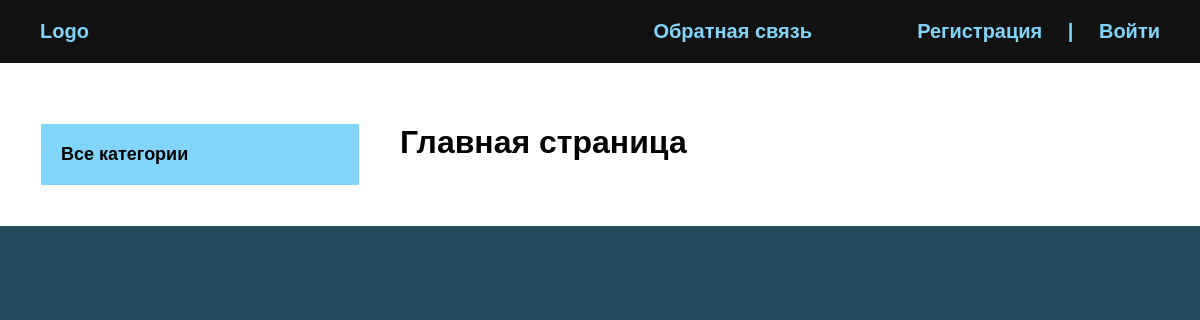
The app's page /, older data.
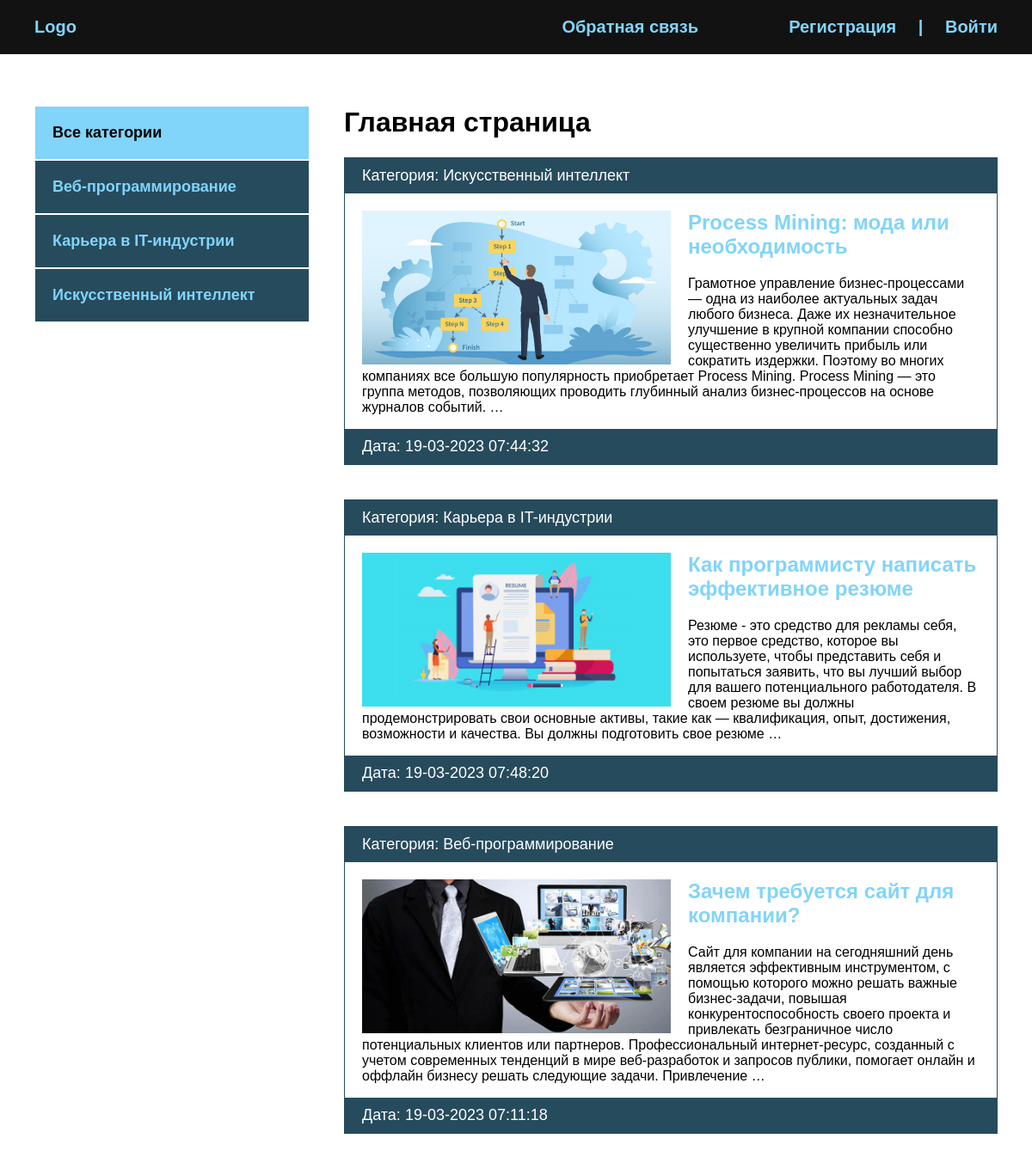
The same page, newer data.
### blog/models.py (models this page shows, shortened)
class Category(models.Model):
    name = models.CharField(max_length=100, verbose_name='Категория')
    slug = models.SlugField(max_length=200, unique=True, verbose_name="URL")
    def __str__(self):
        return self.name
    def get_absolute_url(self):
        return reverse('category', kwargs={'cat_slug': self.slug})
    class Meta:
        verbose_name = "Категория"
        verbose_name_plural = "Категории"

class Blog(models.Model):
    title = models.CharField(max_length=255, verbose_name='Название')
    slug = models.SlugField(max_length=255, unique=True, verbose_name='URL')
    content = models.TextField(blank=True, verbose_name='Контент')
    photo = models.ImageField(upload_to="photos/%Y/%m/%d/", blank=True, verbose_name='Фото')
    time_created = models.DateTimeField(auto_now_add=True, verbose_name="Дата публикации")
    time_update = models.DateTimeField(auto_now=True, verbose_name='Дата обновления')
    is_published = models.BooleanField(default=True, verbose_name='Опубликовано')
    cat = models.ForeignKey('Category', on_delete=models.PROTECT, verbose_name='Категория')
    def get_absolute_url(self):
        return reverse('post', kwargs={'post_slug': self.slug})
    class Meta:
        verbose_name = "Новость"
        verbose_name_plural = "Новости"
        ordering = ['-time_created']

### blog/views.py (the view)
# urls.py: path('', BlogHome.as_view(), name='index'),
class BlogHome(DataMixin, ListView):
    model = Blog
    template_name = 'blog/index.html'
    context_object_name = 'posts'
    def get_context_data(self, *, object_list=None, **kwargs):
        context = super().get_context_data(**kwargs)
        c_def = self.get_user_context(title='Главная страница')
        return dict(list(context.items()) + list(c_def.items()))
    def get_queryset(self):
        return Blog.objects.filter(is_published=True).select_related('cat')

### blog/utils.py (called while the page is built)
    def get_user_context(self, **kwargs):
        context = kwargs
        cats = Category.objects.annotate(Count('blog'))
        user_menu = menu.copy()
        if not self.request.user.is_authenticated:
            user_menu.pop(0)
        context['menu'] = user_menu
        context['cats'] = cats
        if 'cat_selected' not in context:
            context['cat_selected'] = 0
        return context

### blog/templates/blog/index.html
{% extends 'blog/base.html' %}
{% block content %}
{% load static %}
<h1>{{ title }}</h1>
<ul>
    {% for p in posts %}
    <li>
        <p class="first">Категория: {{ p.cat }}</p>
        <div class="text">
            {% if p.photo %}
                <img src="{{ p.photo.url }}" alt="" class="image">
            {% else %}
                <img src="{% static 'blog/default.jpg' %}" alt="" class="image">
            {% endif %}
            <h2>
                <a href="{{ p.get_absolute_url }}">
                    {{ p.title }}
                </a>
            </h2>
            <p>{{ p.content|striptags|truncatewords:50 }}</p>
        </div>
        <p class="date">Дата: {{ p.time_update|date:"d-m-Y H:i:s" }}</p>
    </li>
    {% endfor %}
</ul>
{% endblock %}

### blog/templates/blog/base.html (shortened to what this page needs)
{% load static %}
{% load blog_tags %}
<!DOCTYPE html>
<html lang="en">
<head>
    <link rel="stylesheet" href="{% static 'css/style.css' %}">
</head>
<body>
    <div class="header">
        <div class="wrap">
            <ul class="mainmenu">
                <li class="logo"><a href="{% url 'index' %}">Logo</a></li>
                {% for m in menu %}
                <li class="last"><a href="{% url m.url_name %}">{{ m.title }}</a></li>
                {% endfor %}
                {% if request.user.is_authenticated %}
                <li class="last">{{ user.username }} | <a href="{% url 'logout' %}">Выйти</a></li>
                {% else %}
                <li class="last">
                    <a href="{% url 'register' %}">Регистрация</a> | <a href="{% url 'login' %}">Войти</a>
                </li>
                {% endif %}
            </ul>
        </div>
    </div>
    <div class="content">
        <div class="wrap">
            <div class="sidebar">
                <ul>
                    {% if cat_selected == 0 %}
                    <li class="selected">Все категории</li>
                    {% else %}
                    <li><a href="{% url 'index' %}">Все категории</a></li>
                    {% endif %}
                    {% for c in cats %}
                        {% if c.blog__count > 0 %}
                            {% if c.pk == cat_selected %}
                            <li class="selected">{{ c.name }}</li>
                            {% else %}
                            <li><a href="{{ c.get_absolute_url }}">{{ c.name }}</a></li>
                            {% endif %}
                        {% endif %}
                    {% endfor %}
                </ul>
            </div>
            <div class="main">
                {% block content %}
                {% endblock %}
            </div>
        </div>
    </div>
</body>
</html>

### blog/static/css/style.css (style rules this page uses)
body { margin: 0; padding: 0; background: #264b5d; font-family: Verdana, Geneva, Tahoma, sans-serif; }
.wrap { max-width: 1200px; margin: 0 auto; }
.content .wrap { background: #FFF; padding: 40px; box-sizing: border-box; display: flex; }
ul { list-style: none; margin: 0; padding: 0; }
a { color: #81d4fa; text-decoration: none; padding: 20px; }
.header { background: #121212; }
.mainmenu { display: flex; align-items: center; font-size: 20px; font-weight: bold; padding: 20px; justify-content: space-between; }
.logo { flex-basis: 40%; }
.last { flex-basis: 30%; text-align: right; color: #81d4fa; }
.sidebar ul { width: 320px; margin-right: 40px; margin-top: 20px; }
.sidebar a { padding: 20px; display: block; border: 1px solid #FFF; background: #264b5d; font-weight: bold; font-size: 18px; }
.selected { font-size: 18px; padding: 20px; border: 1px solid #FFF; font-weight: bold; background: #81d4fa; }
.main li { border: 1px solid #264b5d; margin-bottom: 40px; }
.first, .date { padding: 10px 20px; background: #264b5d; font-size: 18px; color: #FFF; margin: 0; }
.image { float: left; margin-right: 20px; max-width: 50%; }
.text { padding: 20px 20px 0; }
.text h2 { margin-top: 0; }
.text a { padding-left: 0; }
.last a { display: inline; }

Row changes from the older to the newer data that the page shows:
added Category: name "Веб-программирование"
added Category: name "Карьера в IT-индустрии"
added Category: name "Искусственный интеллект"
added Blog: cat "Искусственный интеллект", photo (picture), title "Process Mining: мода или необходимость", content "Грамотное управление бизнес-процессами — одна из наиболее актуальных задач любого бизнеса. Даже их незначительное улучшение в крупной компании способно существенно увеличить прибыль или сократить издержки. Поэтому во многих компаниях все большую популярность приобретает Process Mining. Process Mining — это группа методов, позволяющих проводить глубинный анализ бизнес-процессов на основе журналов событий. …", time_update "19-03-2023 07:44:32"
added Blog: cat "Карьера в IT-индустрии", photo (picture), title "Как программисту написать эффективное резюме", content "Резюме - это средство для рекламы себя, это первое средство, которое вы используете, чтобы представить себя и попытаться заявить, что вы лучший выбор для вашего потенциального работодателя. В своем резюме вы должны продемонстрировать свои основные активы, такие как — квалификация, опыт, достижения, возможности и качества. Вы должны подготовить свое резюме …", time_update "19-03-2023 07:48:20"
added Blog: cat "Веб-программирование", photo (picture), title "Зачем требуется сайт для компании?", content "Сайт для компании на сегодняшний день является эффективным инструментом, с помощью которого можно решать важные бизнес-задачи, повышая конкурентоспособность своего проекта и привлекать безграничное число потенциальных клиентов или партнеров. Профессиональный интернет-ресурс, созданный с учетом современных тенденций в мире веб-разработок и запросов публики, помогает онлайн и оффлайн бизнесу решать следующие задачи. Привлечение …", time_update "19-03-2023 07:11:18"
